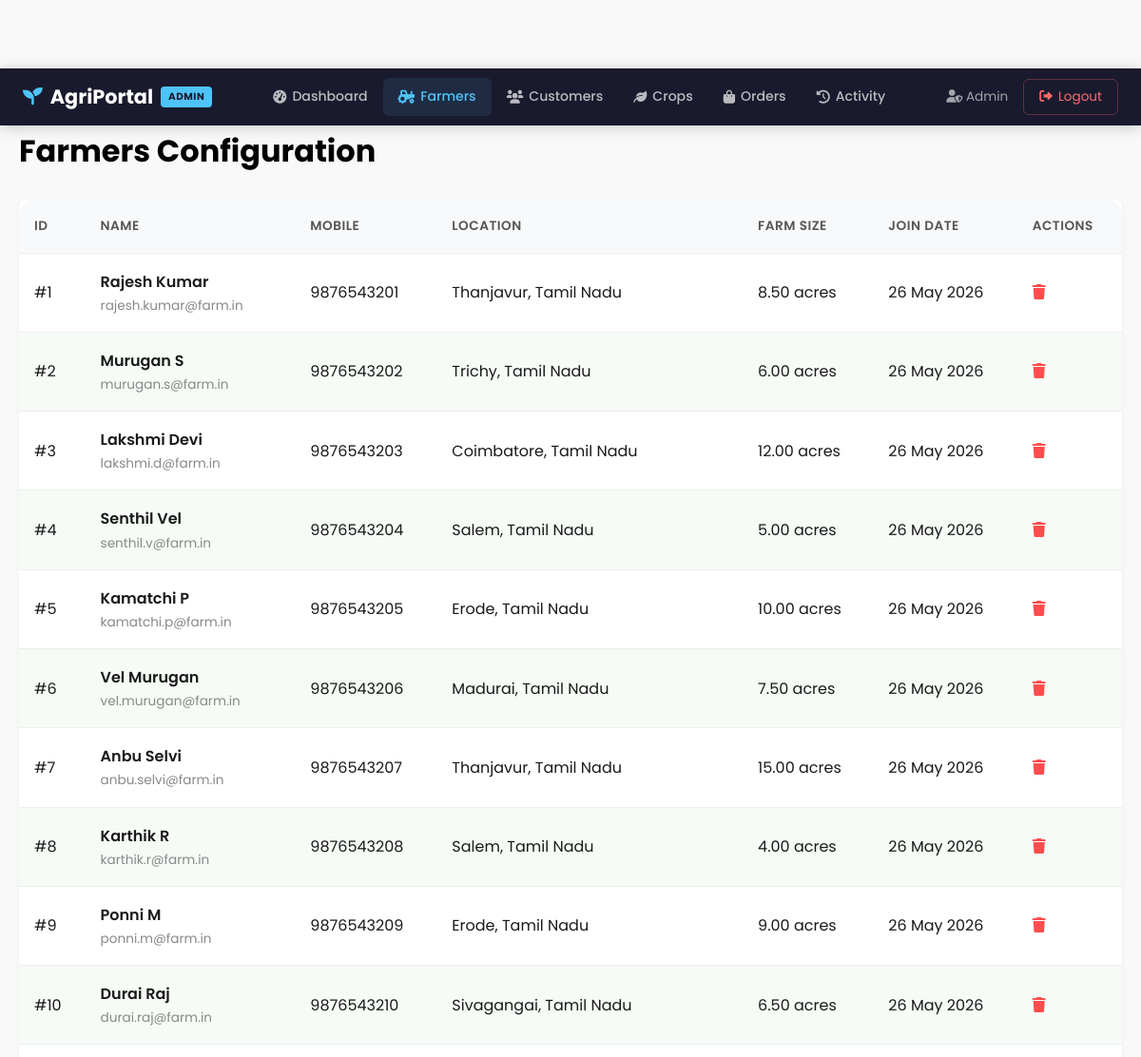
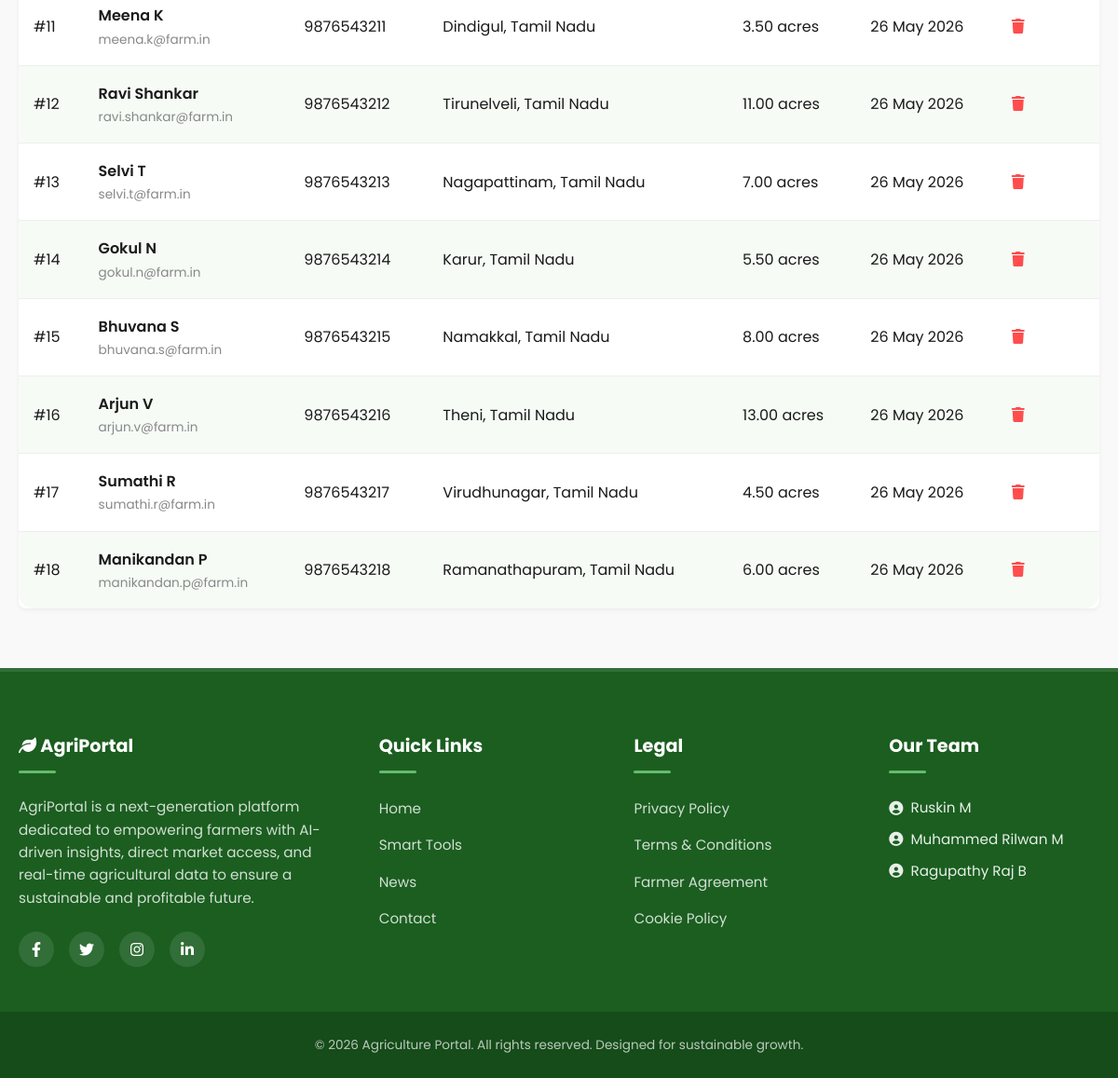
The app's page /admin/farmers.php (signed in) with its own data (2 pictures, top to bottom).
### tables this page shows
CREATE TABLE farmers (
    farmer_id INT AUTO_INCREMENT PRIMARY KEY,
    name VARCHAR(100) NOT NULL,
    mobile VARCHAR(15) NOT NULL UNIQUE,
    email VARCHAR(100) UNIQUE,
    address TEXT,
    district VARCHAR(50),
    state VARCHAR(50),
    farm_size DECIMAL(10, 2) COMMENT 'Farm size in acres',
    main_crops TEXT COMMENT 'Comma-separated list of main crops',
    password VARCHAR(255) NOT NULL,
    profile_photo VARCHAR(255) COMMENT 'Path to profile photo',
    created_at TIMESTAMP DEFAULT CURRENT_TIMESTAMP,
    updated_at TIMESTAMP DEFAULT CURRENT_TIMESTAMP ON UPDATE CURRENT_TIMESTAMP,
    INDEX idx_district (district),
    INDEX idx_state (state),
    INDEX idx_mobile (mobile)
);

### admin/farmers.php (the view, shortened to what this page needs)
<?php
require_once '../includes/db.php';
$farmers = mysqli_query($conn, "SELECT * FROM farmers ORDER BY created_at DESC");
?>
<!DOCTYPE html>
<html lang="en">
<head>
    <link rel="stylesheet" href="https://cdnjs.cloudflare.com/ajax/libs/font-awesome/6.0.0/css/all.min.css">
    <link rel="stylesheet" href="<?php echo BASE_URL; ?>assets/css/style.css">
</head>
<body style="background:#f9f9f9;">
<?php include '../includes/admin_header.php'; ?>
<div class="container mb-2">
    <div style="display:flex;justify-content:space-between;align-items:center;margin-bottom:1.5rem;">
        <h1 style="color:var(--text-main);">Farmers Configuration</h1>
    </div>
    <table class="admin-table">
        <thead>
            <tr>
                <th>ID</th>
                <th>Name</th>
                <th>Mobile</th>
                <th>Location</th>
                <th>Farm Size</th>
                <th>Join Date</th>
                <th>Actions</th>
            </tr>
        </thead>
        <tbody>
            <?php while ($row = mysqli_fetch_assoc($farmers)): ?>
            <tr>
                <td>#<?php echo $row['farmer_id']; ?></td>
                <td>
                    <div style="font-weight:600;"><?php echo htmlspecialchars($row['name']); ?></div>
                    <div style="font-size:0.85rem;color:#888;"><?php echo htmlspecialchars($row['email']); ?></div>
                </td>
                <td><?php echo htmlspecialchars($row['mobile']); ?></td>
                <td><?php echo htmlspecialchars($row['district'] . ', ' . $row['state']); ?></td>
                <td><?php echo $row['farm_size']; ?> acres</td>
                <td><?php echo date('d M Y', strtotime($row['created_at'])); ?></td>
                <td>
                    <a href="?delete=<?php echo $row['farmer_id']; ?>" onclick="return confirm('Delete this farmer? This will delete their crops too.')" style="color:#ff4d4d;">
                        <i class="fas fa-trash"></i>
                    </a>
                </td>
            </tr>
            <?php endwhile; ?>
        </tbody>
    </table>
</div>
<?php include '../includes/footer.php'; ?>
</body>
</html>

### assets/css/style.css (style rules this page uses)
*, *::before, *::after { margin: 0; padding: 0; box-sizing: border-box; }
html { scroll-behavior: smooth; }
a { text-decoration: none; color: inherit; transition: all 0.3s ease; }
:root { --primary: #1B5E20; --primary-light: #2E7D32; --primary-hover: #145218; --accent: #66BB6A; --accent-hover: #57A75E; --bg-body: linear-gradient(135deg, #f0fdf0 0%, #ffffff 40%, #ecfdf5 100%); --bg-card: rgba(255, 255, 255, 0.2); --bg-card-solid: #ffffff; --text-main: #000000; --text-body: #1a1a1a; --text-muted: #555555; --glass-bg: rgba(255, 255, 255, 0.2); --glass-border: 1px solid rgba(255, 255, 255, 0.3); --glass-blur: blur(15px); --glass-shadow: 0 8px 32px rgba(0, 0, 0, 0.1); --border-color: rgba(102, 187, 106, 0.35); --border-light: #e8f5e9; --shadow-sm: 0 2px 8px rgba(0, 0, 0, 0.04); --shadow-md: 0 8px 25px rgba(0, 0, 0, 0.08); --shadow-lg: 0 15px 40px rgba(0, 0, 0, 0.12); --shadow-hover: 0 12px 35px rgba(27, 94, 32, 0.18); --radius: 16px; --radius-sm: 8px; --radius-md: 12px; --radius-lg: 16px; --radius-pill: 50px; --transition: all 0.3s cubic-bezier(0.4, 0, 0.2, 1); --font: 'Poppins', sans-serif; }
body { font-family: var(--font); background: var(--bg-body); color: var(--text-body); line-height: 1.7; padding-top: 72px; -webkit-font-smoothing: antialiased; overflow-x: hidden; min-height: 100vh; }
.container { max-width: 1200px; margin: 0 auto; padding: 0 20px; }
.mb-2 { margin-bottom: 2rem; }
table { width: 100%; border-collapse: separate; border-spacing: 0; border-radius: var(--radius); overflow: hidden; }
thead th { background: linear-gradient(135deg, #1B5E20, #2E7D32); color: #fff; text-align: left; padding: 1rem 1.2rem; font-weight: 600; font-size: 0.85rem; text-transform: uppercase; letter-spacing: 0.5px; border: none; }
thead th:first-child { border-top-left-radius: var(--radius); }
thead th:last-child { border-top-right-radius: var(--radius); }
td { padding: 0.9rem 1.2rem; color: var(--text-body); vertical-align: middle; border-bottom: 1px solid var(--border-light); }
tbody tr:nth-child(even) { background: rgba(232, 245, 233, 0.4); }
tbody tr:last-child td { border-bottom: none; }
tbody tr:last-child td:first-child { border-bottom-left-radius: var(--radius); }
tbody tr:last-child td:last-child { border-bottom-right-radius: var(--radius); }

### admin/farmers.php (style rules this page uses)
.admin-table { width: 100%; border-collapse: collapse; background: #fff; border-radius: 8px; overflow: hidden; box-shadow: 0 2px 5px rgba(0,0,0,0.05); }
.admin-table th, .admin-table td { padding: 1rem; text-align: left; border-bottom: 1px solid #eee; }
.admin-table th { background: #f8f9fa; font-weight: 600; color: #555; }

### records on screen
farmers: farmer_id "1", name "Rajesh Kumar", email "rajesh.kumar@farm.in", mobile "9876543201", district+state "Thanjavur, Tamil Nadu", farm_size "8.50", created_at "26 May 2026"
farmers: farmer_id "2", name "Murugan S", email "murugan.s@farm.in", mobile "9876543202", district+state "Trichy, Tamil Nadu", farm_size "6.00", created_at "26 May 2026"
farmers: farmer_id "3", name "Lakshmi Devi", email "lakshmi.d@farm.in", mobile "9876543203", district+state "Coimbatore, Tamil Nadu", farm_size "12.00", created_at "26 May 2026"
farmers: farmer_id "4", name "Senthil Vel", email "senthil.v@farm.in", mobile "9876543204", district+state "Salem, Tamil Nadu", farm_size "5.00", created_at "26 May 2026"
farmers: farmer_id "5", name "Kamatchi P", email "kamatchi.p@farm.in", mobile "9876543205", district+state "Erode, Tamil Nadu", farm_size "10.00", created_at "26 May 2026"
farmers: farmer_id "6", name "Vel Murugan", email "vel.murugan@farm.in", mobile "9876543206", district+state "Madurai, Tamil Nadu", farm_size "7.50", created_at "26 May 2026"
farmers: farmer_id "7", name "Anbu Selvi", email "anbu.selvi@farm.in", mobile "9876543207", district+state "Thanjavur, Tamil Nadu", farm_size "15.00", created_at "26 May 2026"
farmers: farmer_id "8", name "Karthik R", email "karthik.r@farm.in", mobile "9876543208", district+state "Salem, Tamil Nadu", farm_size "4.00", created_at "26 May 2026"
farmers: farmer_id "9", name "Ponni M", email "ponni.m@farm.in", mobile "9876543209", district+state "Erode, Tamil Nadu", farm_size "9.00", created_at "26 May 2026"
farmers: farmer_id "10", name "Durai Raj", email "durai.raj@farm.in", mobile "9876543210", district+state "Sivagangai, Tamil Nadu", farm_size "6.50", created_at "26 May 2026"
farmers: farmer_id "11", name "Meena K", email "meena.k@farm.in", mobile "9876543211", district+state "Dindigul, Tamil Nadu", farm_size "3.50", created_at "26 May 2026"
farmers: farmer_id "12", name "Ravi Shankar", email "ravi.shankar@farm.in", mobile "9876543212", district+state "Tirunelveli, Tamil Nadu", farm_size "11.00", created_at "26 May 2026"
farmers: farmer_id "13", name "Selvi T", email "selvi.t@farm.in", mobile "9876543213", district+state "Nagapattinam, Tamil Nadu", farm_size "7.00", created_at "26 May 2026"
farmers: farmer_id "14", name "Gokul N", email "gokul.n@farm.in", mobile "9876543214", district+state "Karur, Tamil Nadu", farm_size "5.50", created_at "26 May 2026"
farmers: farmer_id "15", name "Bhuvana S", email "bhuvana.s@farm.in", mobile "9876543215", district+state "Namakkal, Tamil Nadu", farm_size "8.00", created_at "26 May 2026"
farmers: farmer_id "16", name "Arjun V", email "arjun.v@farm.in", mobile "9876543216", district+state "Theni, Tamil Nadu", farm_size "13.00", created_at "26 May 2026"
farmers: farmer_id "17", name "Sumathi R", email "sumathi.r@farm.in", mobile "9876543217", district+state "Virudhunagar, Tamil Nadu", farm_size "4.50", created_at "26 May 2026"
farmers: farmer_id "18", name "Manikandan P", email "manikandan.p@farm.in", mobile "9876543218", district+state "Ramanathapuram, Tamil Nadu", farm_size "6.00", created_at "26 May 2026"

### other values on screen
$adminName "Admin"
